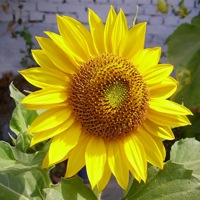
#> input picture phase1+2/P2L4 Exercises/images/flower.jpg, 200 x 200 px
$ jupyter execute Ex_7_Image_Smoothing_Sharpening.ipynb
#> lines starting #> are read from the running program, lines starting #| are printed output that depends on the picture
### Exercise 6: Image Transformation

[cell 1]
# import libraries
import numpy as np
import matplotlib.pyplot as plt
import cv2

[cell 2]
img = cv2.imread("images/flower.jpg")
#> img is the input picture: shape (200, 200, 3); mean B, G, R 43.3, 135.9, 148.6

# Change color to RGB (from BGR)
img_rgb = cv2.cvtColor(img, cv2.COLOR_BGR2RGB)
plt.imshow(img_rgb)

[cell 3]
### Averaging Blur

[cell 4]
avr_blurred = cv2.blur(img_rgb, (11,11),0)
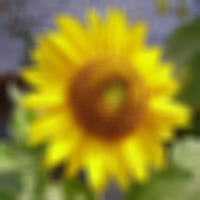
#> avr_blurred: shape (200, 200, 3); mean R, G, B 148.5, 135.8, 43.2
plt.imshow(avr_blurred)

## Gaussian Blur

[cell 5]
#
Gauss_blurred = cv2.GaussianBlur(img_rgb, (11,11),0)
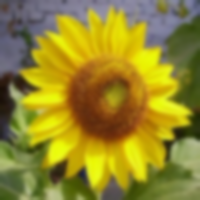
#> Gauss_blurred: shape (200, 200, 3); mean R, G, B 148.5, 135.9, 43.2
plt.imshow(Gauss_blurred)

### Median Blur

[cell 6]
median_blurred = cv2.medianBlur(img_rgb, 11)
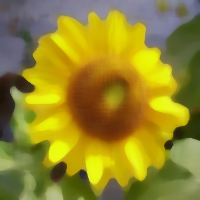
#> median_blurred: shape (200, 200, 3); mean R, G, B 148.6, 135.6, 41.2
plt.imshow(median_blurred)

[cell 7]
### Show all the smoothings

f, (ax1, ax2, ax3) = plt.subplots(1, 3, figsize=(20,10))

ax1.set_title('Average Blur')
ax1.imshow(avr_blurred)

ax2.set_title('Gaussian Blur')
ax2.imshow(Gauss_blurred)

ax3.set_title('Median Blur')
ax3.imshow(median_blurred)
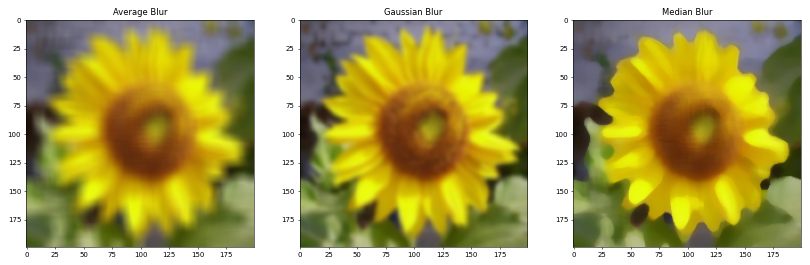
#> figure drawn by matplotlib, 3 panels

### ex 7b. Apply on Salt and Pepper

[cell 8]
img_people = cv2.imread("images/people.jpg")
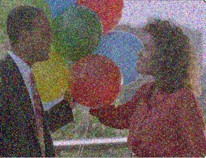
#> input picture phase1+2/P2L4 Exercises/images/people.jpg, 206 x 158 px
#> img_people is the input picture: shape (158, 206, 3); mean B, G, R 89.8, 92, 109.1

# Change color to RGB (from BGR)
img_people_rgb = cv2.cvtColor(img_people, cv2.COLOR_BGR2RGB)
plt.imshow(img_people_rgb)

[cell 9]
# Averaging Blur
avr_blur_p = cv2.blur(img_people_rgb, (5,5),0)
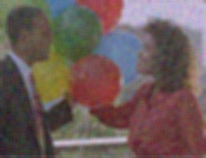
#> avr_blur_p: shape (158, 206, 3); mean R, G, B 108.9, 91.9, 89.7

# Gaussian Blur
Gauss_blur_p = cv2.GaussianBlur(img_people_rgb, (5,5),0)

# Median blur
median_blur_p = cv2.medianBlur(img_people_rgb, 5)

[cell 10]
### Show all the smoothings

f, (ax1, ax2, ax3) = plt.subplots(1, 3, figsize=(20,10))

ax1.set_title('Average Blur')
ax1.imshow(avr_blur_p)

ax2.set_title('Gaussian Blur')
ax2.imshow(Gauss_blur_p)

ax3.set_title('Median Blur')
ax3.imshow(median_blur_p)

#### Exercise 7 c: Image Sharpening

[cell 11]
img_eye_bgr = cv2.imread("images/eye.jpg")
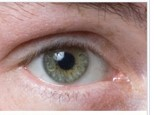
#> input picture phase1+2/P2L4 Exercises/images/eye.jpg, 154 x 115 px
#> img_eye_bgr is the input picture: shape (115, 154, 3); mean B, G, R 141, 144.4, 171.9

# Change color to RGB (from BGR)
img_eye = cv2.cvtColor(img_eye_bgr, cv2.COLOR_BGR2RGB)
#plt.imshow(img_eye)

[cell 12]
# Using sharpening filter

sharpening_kernel = np.array([[0, -1, 0],
                             [-1, 5, -1],
                             [0, -1, 0]])
sharpened_image = cv2.filter2D(img_eye, -1, sharpening_kernel)
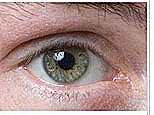
#> sharpened_image: shape (115, 154, 3); mean R, G, B 169.9, 142.6, 139.2

#plt.imshow(sharpened_image)

[cell 13]
### Show all the images

f, (ax1, ax2) = plt.subplots(1, 2, figsize=(20,10))

ax1.set_title('original')
ax1.imshow(img_eye)

ax2.set_title('Sharpened')
ax2.imshow(sharpened_image)

[cell 14]
# option 2: Using Unsharp masking
gauss_blur = cv2.GaussianBlur(img_eye,(5,5),10)
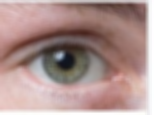
#> gauss_blur: shape (115, 154, 3); mean R, G, B 171.7, 144.2, 140.8
sharpened = cv2.addWeighted(img_eye,1.5,gauss_blur,-0.5,0)

[cell 15]
### Show all the images

f, (ax1, ax2) = plt.subplots(1, 2, figsize=(20,10))

ax1.set_title('original')
ax1.imshow(img_eye)

ax2.set_title('Sharpened')
ax2.imshow(sharpened)
